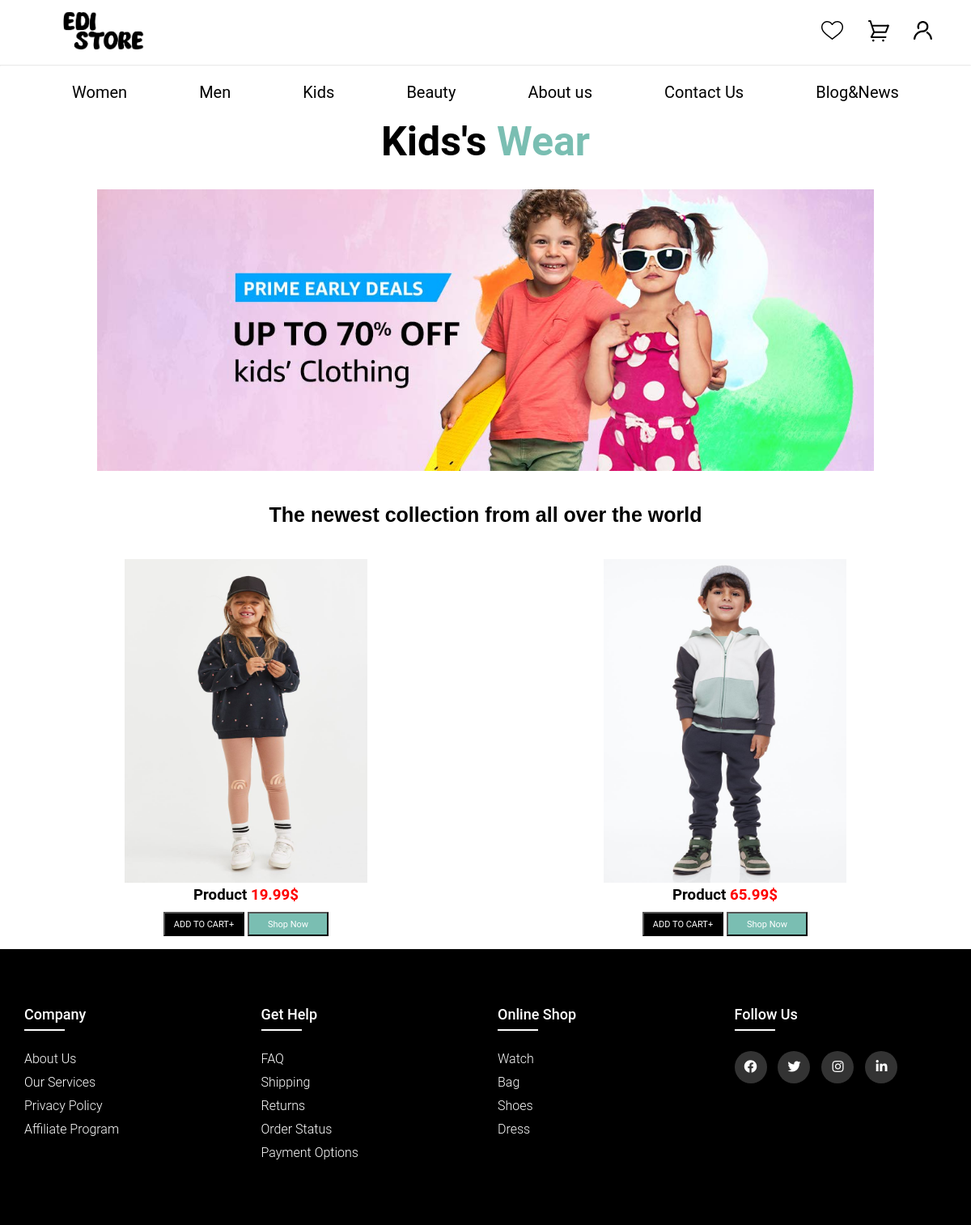
Page /kids.php on the committed database.
### tables this page shows
CREATE TABLE `produktet` (
  `ID` int(11) NOT NULL,
  `foto_produktit` varchar(255) NOT NULL,
  `emri_produktit` varchar(255) NOT NULL,
  `cmimi_produktit` varchar(255) NOT NULL,
  `kategoria` varchar(255) NOT NULL,
  `added` varchar(255) DEFAULT NULL
);

### controllers/databaseConfig.php (called while the page is built, shortened)
<?php
class DatabasePDOConfiguration
{
    private $connection;
    private $host = "localhost";
    private $username = "root";
    private $dbName = "projekti";
    private $password = "";
    protected function getConnection()
    {
        return $this->connection;
    }
    private function createConnection()
    {
        $this->connection = new PDO("mysql:host=$this->host;dbname=$this->dbName", $this->username, $this->password);
        $this->connection->setAttribute(PDO::ATTR_ERRMODE, PDO::ERRMODE_EXCEPTION);
    }
}

### controllers/MenuController.php (called while the page is built, shortened)
<?php
    require_once 'databaseConfig.php';
    class MenuController extends DatabasePDOConfiguration{
        public $db;
        public function __construct(){
            $this->db = $this->getConnection();
        }
        public function select($kategoria){
            $query = $this->db->prepare('SELECT * from produktet where kategoria=:kategoria_produktit');
            $query ->bindParam(':kategoria_produktit', $kategoria);
            $query ->execute();
            return  $query ->fetchAll();
        }
    }
?>

### kids.php (the view, shortened to what this page needs)
<!DOCTYPE html>
<html lang="en">
<head>
  <link rel='stylesheet' href='https://cdnjs.cloudflare.com/ajax/libs/font-awesome/4.7.0/css/font-awesome.min.css'>
  <link rel="stylesheet" type="text/css" href="https://cdnjs.cloudflare.com/ajax/libs/font-awesome/5.15.1/css/all.min.css">
  <link rel="stylesheet" href="css/kids.css">
</head>
<body>
    <?php include "includes/header.php";
            require_once './controllers/MenuController.php';
      ?>
  <div class="first-header">
    <h1 id="kids-id">Kids's <span>Wear</span> </h1>
  </div>
  <img id="img-kids" src="img/banner-kids.jpg" alt="">
  <section class="section">
    <div class="title">
      <h1 class="kids-section">The newest collection from all over the world</h1>
    </div>
    <div class="product-center container">
      <?php
      $products = new MenuController;
      $kategoria="kids_clothes";
      $all = $products->select($kategoria);
      for ($i = 0; $i < count($all); $i++) {
        echo '<div class="product">
          <div>
              <img src="' . $all[$i]['foto_produktit'] . '">
          </div>
          <h3>' . $all[$i]['emri_produktit']  . ' <span class="span-qmimi"> ' . $all[$i]['cmimi_produktit'] . '</span></h3>
          <button class="btn-kids">ADD TO CART+</button>
          <button class="btn-kids" id="shop-kids">Shop Now</button>
        </div>';
      }
      ?>
    </div>
  </section>
  <?php include "includes/footer.php" ?>
</body>
</html>

### css/kids.css (style rules this page uses)
#kids-id { text-align: center; padding-top: 20px; font-size: 50px; padding-bottom: 30px; }
#kids-id span { color:#7ABEB2; }
#img-kids { display: block; margin-left: auto; margin-right: auto; width: 80%; }
.product img { width: 300px; height: 400px; }
.product-center { display: grid; grid-template-columns: repeat(auto-fit, minmax(20rem, 1fr)); gap: 5rem; margin-bottom: 5rem; flex-direction: row; flex-wrap: wrap; align-items: center; justify-content: center; justify-content: space-evenly; }
.product { text-align: center; padding-bottom: 1rem; border-radius: 2px solid black; }
.kids-section { padding-top:40px; padding-bottom: 40px; text-align: center; font-size: 40px; font-family: Arial, Helvetica, sans-serif; }
.btn-kids { margin-top: 10px; background-color: black; color: white; width: 100px; height: 30px; text-align: center; font-size: 11px; }
#shop-kids { background-color: #7ABEB2; }
.span-qmimi { color: red; }
.title h1 { font-size: 25px; }

### css/header.css (style rules this page uses)
* { margin: 0; padding: 0; box-sizing: border-box; font-family: 'Roboto', sans-serif; }
.container { max-width: 114rem; margin: 0 auto; padding: 0 3rem; }

### rows in the picture
produktet: foto_produktit (picture), emri_produktit "Product", cmimi_produktit "19.99$"
produktet: foto_produktit (picture), emri_produktit "Product", cmimi_produktit "65.99$"
